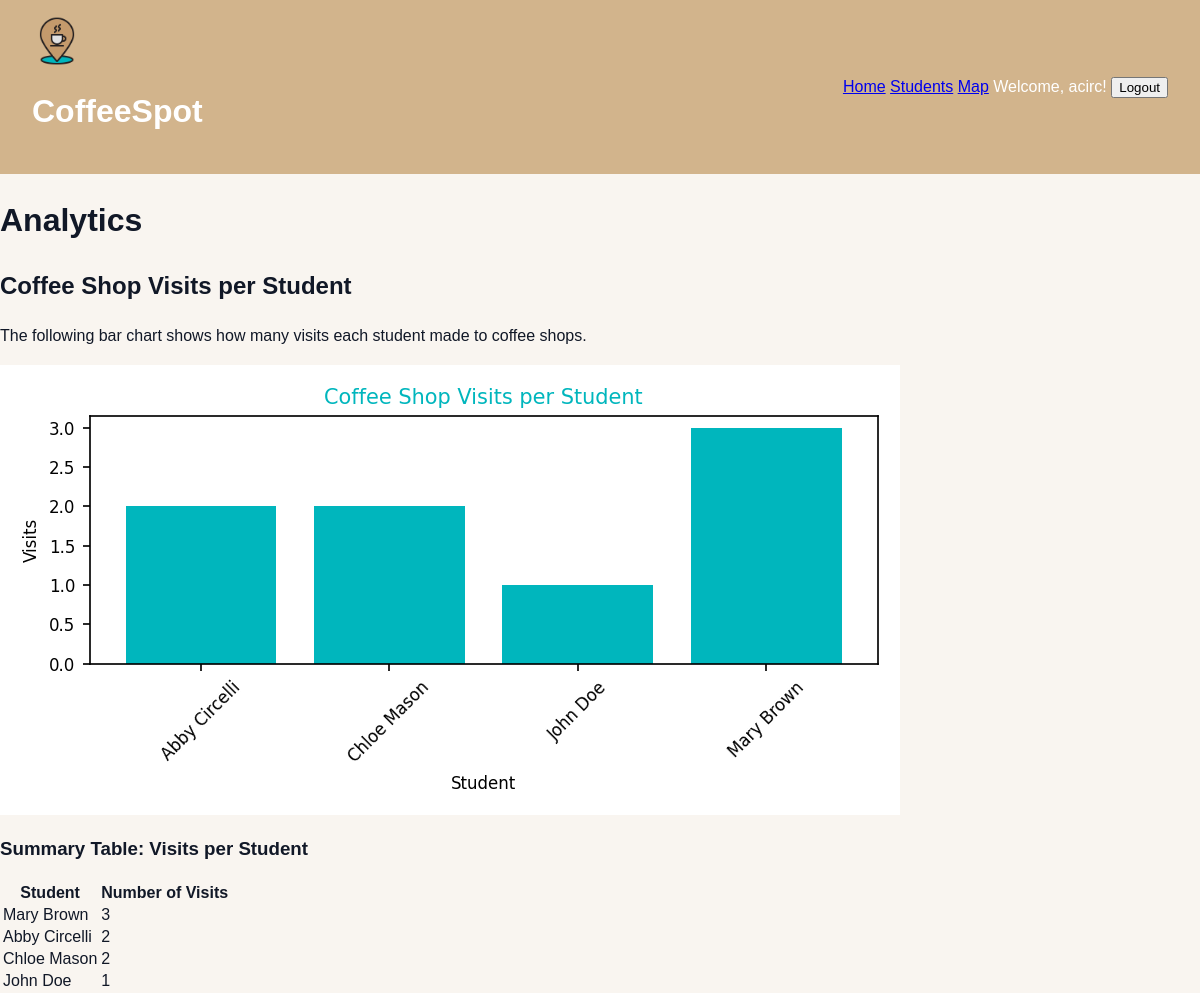
The app's page /students/analytics/ (signed in) with its own data.
### students/models.py (models this page shows, shortened)
class Student(models.Model):
    student_id = models.AutoField(primary_key=True)
    first_name = models.CharField(max_length=45)
    last_name = models.CharField(max_length=45)
    campus_address = models.CharField(max_length=200)
    major = models.CharField(max_length=100, blank=True)

### students/views.py (the view)
# urls.py: path("analytics/", analytics, name="analytics_page"),
@login_required(login_url='login_urlpattern')
def analytics(request):
    visits_per_student = (
        Visit.objects
        .values("student__first_name", "student__last_name")
        .annotate(count=Count("id"))
        .order_by("-count")
    )
    context = {
        "visits_per_student": visits_per_student
    }
    return render(request, "analytics.html", context)

### templates/analytics.html (shortened to what this page needs)
{% extends "base.html" %}
{% block page_title %}Analytics{% endblock %}
{% block content %}
<div class="analytics-container">
  <h2>Coffee Shop Visits per Student</h2>
  <p>The following bar chart shows how many visits each student made to coffee shops.</p>
  <img src="{% url 'students:student_visits_chart' %}" alt="Student Visits Chart">
  <h3>Summary Table: Visits per Student</h3>
  <table class="table-compact">
    <thead>
      <tr>
        <th>Student</th>
        <th>Number of Visits</th>
      </tr>
    </thead>
    <tbody>
      {% for item in visits_per_student %}
        <tr>
          <td>{{ item.student__first_name }} {{ item.student__last_name }}</td>
          <td>{{ item.count }}</td>
        </tr>
      {% empty %}
        <tr>
          <td colspan="2">No visits yet.</td>
        </tr>
      {% endfor %}
    </tbody>
  </table>
</div>
{% endblock %}

### templates/base.html (shortened to what this page needs)
{% load static %}
{% load static %}
<head>
    <link rel="stylesheet" href="{% static 'style.css' %}">
</head>
<body>
    <header class="site-header">
        <div class="header-container">
            <div class="brand">
                <img src="{% static 'coffee_icon.png' %}" alt="Logo" class="logo">
                <h1 class="site-title">CoffeeSpot</h1>
            </div>
            <nav class="nav">
                <a href="/">Home</a>
                <a href="/students/">Students</a>
                <a href="/map/">Map</a>
                {% if user.is_authenticated %}
                    <span class="welcome-text">Welcome, {{ user.username }}!</span>
                    <form method="post" action="{% url 'logout_urlpattern' %}" style="display:inline;">
                        <button type="submit" class="logout-btn">Logout</button>
                    </form>
                {% else %}
                    <a href="{% url 'login_urlpattern' %}">Login</a>
                    <a href="{% url 'signup_urlpattern' %}">Sign Up</a>
                {% endif %}
            </nav>
        </div>
    </header>
    <h1>{% block page_title %}{% endblock %}</h1>
    {% block content %}{% endblock %}
</body>

### static/style.css (style rules this page uses)
body { background-color: #f9f5f0; font-family: 'Poppins', sans-serif; color: #111827; line-height: 1.55; margin: 0; }
.site-header { background-color: #d2b48c; padding: 1rem 2rem; color: white; }
.header-container { display: flex; justify-content: space-between; align-items: center; }
.logo { width: 50px; height: 50px; object-fit: contain; }

### records on screen
Student: student__first_name "Mary", student__last_name "Brown", count "3"
Student: student__first_name "Abby", student__last_name "Circelli", count "2"
Student: student__first_name "Chloe", student__last_name "Mason", count "2"
Student: student__first_name "John", student__last_name "Doe", count "1"

### other values on screen
{{ user.username }} "acirc"
